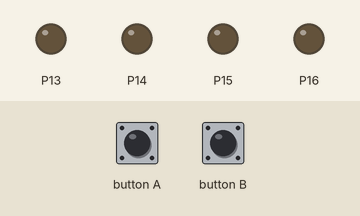
Simulated run of this program. Board: BBC micro:bit running MicroPython. Shown: output pins drawn as LEDs (lit = HIGH). The test bench sets the inputs (shaded band).

Above: at 1.2 s.
1.3 s: button A pressed for 0.15 s
At 1.9 s:
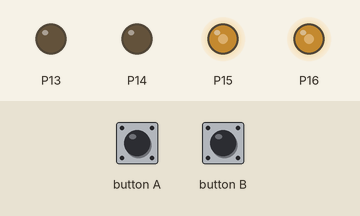
3.8 s: button B pressed for 0.15 s
At 5.8 s:
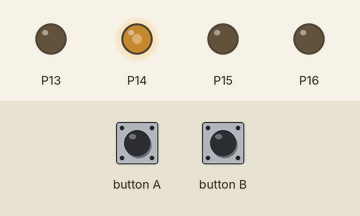
6.3 s: button A pressed for 1 s
At 7.9 s:
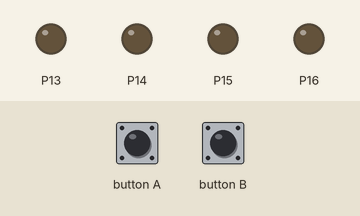
8.8 s: button B pressed for 1 s
At 9.6 s:
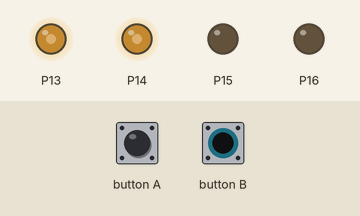
11.3 s: button A pressed for 3.2 s
At 13.0 s:
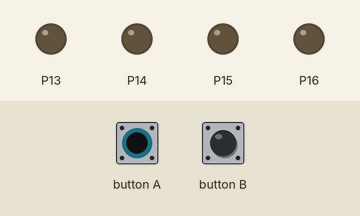
16.0 s: button A driven LOW and button B driven LOW
At 19.2 s:
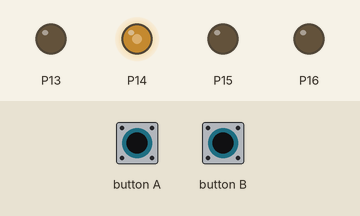
Timing chart, 0 to 19.5 s (numbered marks = the images above; inputs shaded):
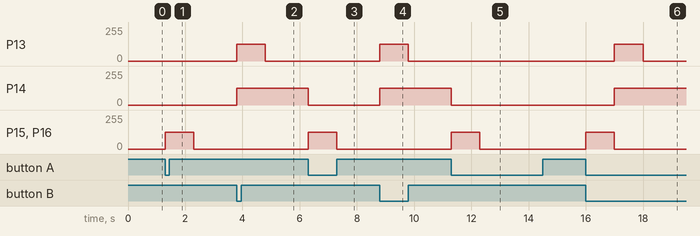

Measured:
- after the input at 1.3 s, P15, P16: 0/255 → 125/255 at once, → 0/255 1.0 s later
- after the input at 3.8 s, P13: 0/255 → 125/255 at once, → 0/255 1.0 s later; P14: 0/255 → 125/255 at once
- after the input at 6.3 s, P14: 125/255 → 0/255 at once; P15, P16: 0/255 → 125/255 at once, → 0/255 1.0 s later
- after the input at 8.8 s, P13: 0/255 → 125/255 at once, → 0/255 1.0 s later; P14: 0/255 → 125/255 at once
- after the input at 11.3 s, P14: 125/255 → 0/255 at once; P15, P16: 0/255 → 125/255 at once, → 0/255 1.0 s later
- after the input at 16.0 s, P13: 0/255 → 125/255 after 1.0 s, → 0/255 1.0 s later; P14: 0/255 → 125/255 after 1.0 s; P15, P16: 0/255 → 125/255 at once, → 0/255 1.0 s later

The program:

robotbase_motortest_v2_main.py
```python
# サイトに書いてあったpythonコード → 動かない
# https://switch-education.com/pyfiles/robotbase-linesensor/Robotbase_MotorTestV2-main.py
#imports go at the top
from microbit import *

# Code in a 'While True:' loop repeats forever
while True:
    if button_a.was_pressed():
        pin13.write_digital(0)
        pin15.write_analog(500)
        pin14.write_digital(0)
        pin16.write_analog(500)
        sleep(1000)
        pin15.write_analog(0)
        pin16.write_analog(0)
    if button_b.was_pressed():
        pin13.write_analog(500)
        pin15.write_digital(0)
        pin14.write_analog(500)
        pin16.write_digital(0)
        sleep(1000)
        pin13.write_analog(0)
        pin15.write_analog(0)


# 以下はブロックでコーディングし自動生成されていたpythonコード→期待とおり動いた
# https://makecode.microbit.org/85791-66732-57920-94529
def on_button_pressed_a():
    pins.digital_write_pin(DigitalPin.P13, 0)
    pins.analog_write_pin(AnalogPin.P15, 500)
    pins.digital_write_pin(DigitalPin.P14, 0)
    pins.analog_write_pin(AnalogPin.P16, 500)
    basic.pause(1000)
    pins.analog_write_pin(AnalogPin.P15, 0)
    pins.analog_write_pin(AnalogPin.P16, 0)
input.on_button_pressed(Button.A, on_button_pressed_a)

def on_button_pressed_b():
    pins.analog_write_pin(AnalogPin.P13, 500)
    pins.digital_write_pin(DigitalPin.P15, 0)
    pins.analog_write_pin(AnalogPin.P14, 500)
    pins.digital_write_pin(DigitalPin.P16, 0)
    basic.pause(1000)
    pins.analog_write_pin(AnalogPin.P13, 0)
    pins.analog_write_pin(AnalogPin.P14, 0)
input.on_button_pressed(Button.B, on_button_pressed_b)
```
